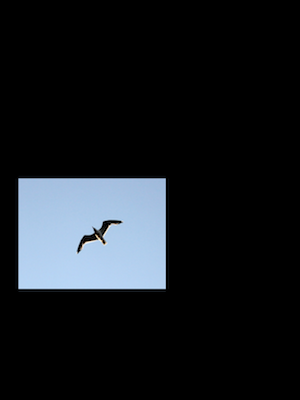
#> input picture img/archive (2)/1/source.png, 300 x 400 px
$ jupyter execute --allow-errors seamless_importation.ipynb
#> lines starting #> are read from the running program, lines starting #| are printed output that depends on the picture; after the words box and inside, x2 and y2 are one past the last pixel; in counts of white or black regions, pixels touching at a corner belong together
[cell 1]
import cv2
from matplotlib import pyplot as plt
import numpy as np
import scipy.sparse
from scipy.sparse.linalg import spsolve
from utils import *

[cell 2]
folder_path = "img/archive (2)/1/"

source = cv2.imread(folder_path + "source.png")
#> source is the input picture: shape (400, 300, 3); mean B, G, R 31.3, 27.2, 23.5
target = cv2.imread(folder_path + "target.png")
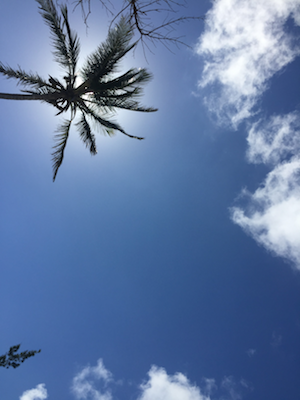
#> input picture img/archive (2)/1/target.png, 300 x 400 px
#> target is the input picture: shape (400, 300, 3); mean B, G, R 163.4, 120.9, 95.4
mask = cv2.imread(folder_path + "mask.png", cv2.IMREAD_GRAYSCALE)
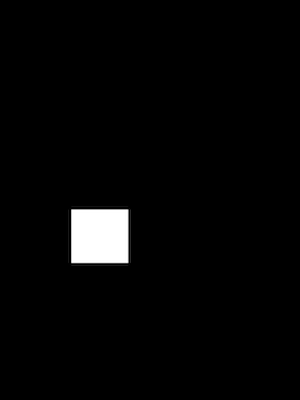
#> input picture img/archive (2)/1/mask.png, 300 x 400 px
#> mask is the input picture: shape (400, 300); min 0, max 255, mean 6.6

#let's plot the image to have a better understanding of the before and after
#> (the rest of this cell did not finish here and is left out)

[cell 3]
def poisson_edit(source, target, mask, offset):
    # Calculate image dimensions
#> called with offset = (0, 0)
    height, width, channels = target.shape
#> height = 400; width = 300; channels = 3
    print(f"target: {target.shape}, source: {source.shape}, mask: {mask.shape}")
#| target: (400, 300, 3), source: (400, 300, 3), mask: (400, 300)
    # Create an affine transformation matrix to align the source with the target
    transformation_matrix = np.float32([[1, 0, offset[0]], [0, 1, offset[1]]])
    source_warped = cv2.warpAffine(source, transformation_matrix, (width, height))

    # Extract and prepare the mask
    mask = mask[:height, :width]
    mask_binary = (mask != 0).astype(np.float32)
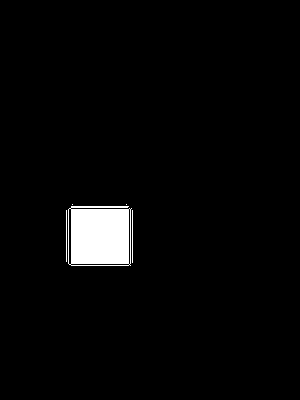
#> mask_binary: shape (400, 300) float32; values 0 (black) and 1 (white), 3% white; 5 white regions (2 under 20 px), largest, box (x1, y1, x2, y2) and area: (68, 206, 132, 266) 3481, (132, 210, 133, 263) 53, (66, 210, 67, 262) 52

    # Create a Laplacian matrix
    laplacian = laplacian_matrix(height, width)

    # Modify the Laplacian matrix for boundary conditions
    for y in range(1, height - 1):
        for x in range(1, width - 1):
            if mask[y, x] == 0:
                k = x + y * width
                laplacian[k, k] = 1
                laplacian[k, k + 1] = 0
                laplacian[k, k - 1] = 0
                laplacian[k, k + width] = 0
                laplacian[k, k - width] = 0

    print("Solving linear system...")
    print(f"laplacian_matrix: {laplacian.shape}")
    # Flatten the source and target images
    source_flat = source_warped.reshape((-1, channels))
    target_flat = target.reshape((-1, channels))

    print(f"source_flat: {source_flat.shape}, target_flat: {target_flat.shape}")
    # Calculate Laplacian of the source image
    laplacian_source = laplacian.dot(source_flat)

    # Update Laplacian values outside the mask with target values
    laplacian_source[mask_binary.flatten() == 0] = target_flat[mask_binary.flatten() == 0]

    # Solve the linear system to get the blended image
    laplacian = laplacian.tocsc()
    blended_flat = spsolve(laplacian, laplacian_source)

    # Clip pixel values to the [0, 255] range
    blended_flat = np.clip(blended_flat, 0, 255).astype('uint8')

    # Reshape and update the target image with the blended channel
    target = blended_flat.reshape((height, width, channels))

    return target

#> (the rest of this cell did not finish here and is left out)
